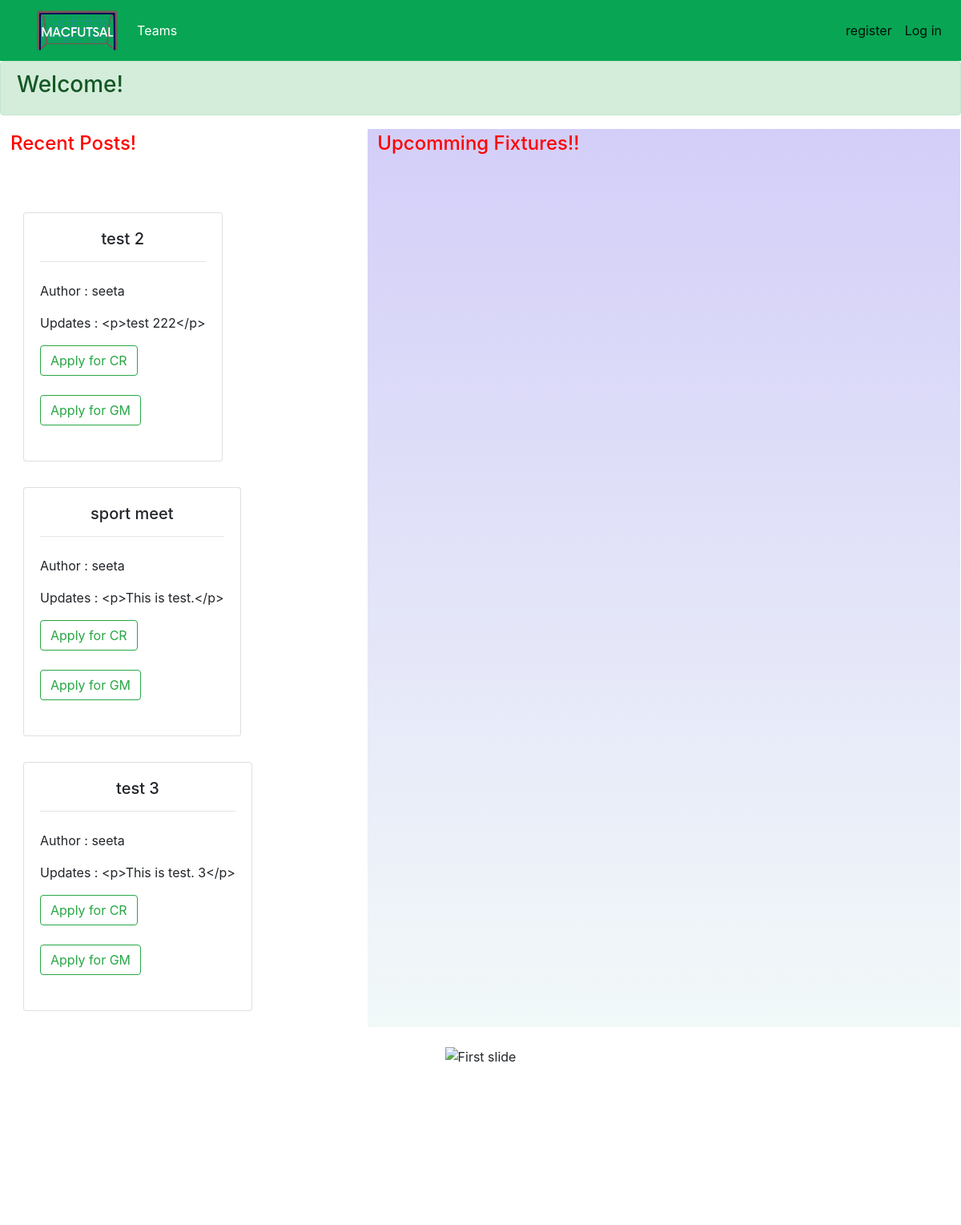
The app's page / (upper part), older data.
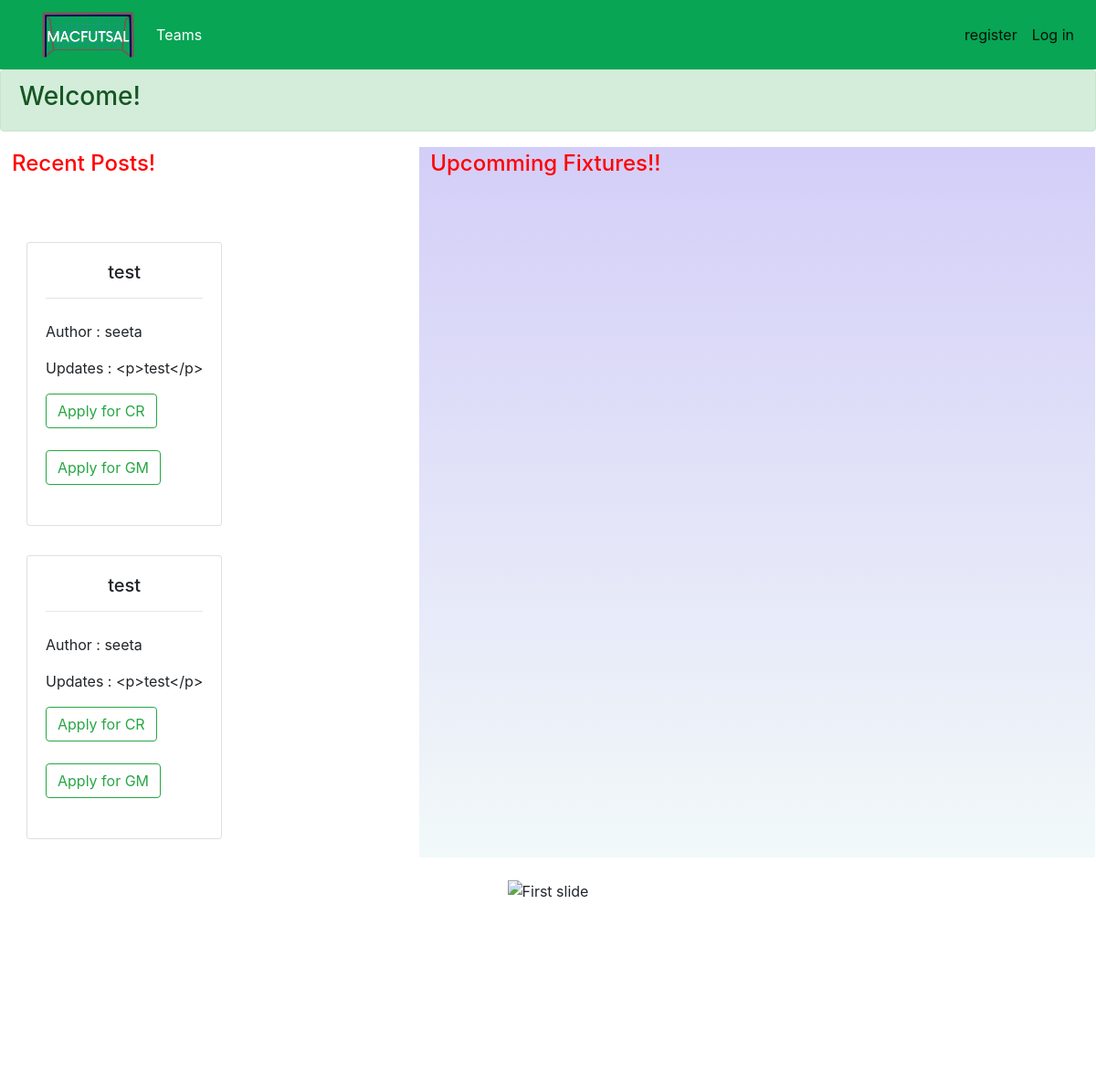
The same page, newer data.
### adminpanel/models.py (models this page shows, shortened)
class Posts(models.Model):
    title = models.CharField(max_length=100)
    content = models.TextField()
    created_at = models.DateTimeField(auto_now_add=True)
    author = models.ForeignKey( User, on_delete=models.CASCADE)

### login/views.py (the view)
# urls.py: path('', user_views.index, name='index'),
def index(request):
    form = PostForm()
    posts = Posts.objects.all()
    if request.method == "POST":
        form = PostForm(request.POST)
        if form.is_valid():
            form.save()
    context = {
        "form":form,
        "posts":posts,
    }
    return render(request, 'Accounts/index.html', context)

### login/context_processors.py (called while the page is built)
def groups(request):
    user = request.user
    return {
        'is_Class_Coordinator': user.groups.filter(name='Class Coordinator').exists(),
        'is_System_Handler': user.groups.filter(name='System Handler').exists(),
        'is_adminpanel': user.groups.filter(name='adminpanel').exists(),
    }

### login/templates/Accounts/index.html (shortened to what this page needs)
{% extends "base.html" %}
{% block main %}
  {% if user.is_authenticated %}
  <div class="alert alert-primary" role="alert">
    <h3><b>Welcome </b>{{ user.username }} <svg xmlns="http://www.w3.org/2000/svg" width="16" height="16" fill="currentColor" class="bi bi-patch-check-fill" viewBox="0 0 16 16">
      <path d="M10.067.87a2.89 2.89 0 0 0-4.134 0l-.622.638-.89-.011a2.89 2.89 0 0 0-2.924 2.924l.01.89-.636.622a2.89 2.89 0 0 0 0 4.134l.637.622-.011.89a2.89 2.89 0 0 0 2.924 2.924l.89-.01.622.636a2.89 2.89 0 0 0 4.134 0l.622-.637.89.011a2.89 2.89 0 0 0 2.924-2.924l-.01-.89.636-.622a2.89 2.89 0 0 0 0-4.134l-.637-.622.011-.89a2.89 2.89 0 0 0-2.924-2.924l-.89.01-.622-.636zm.287 5.984-3 3a.5.5 0 0 1-.708 0l-1.5-1.5a.5.5 0 1 1 .708-.708L7 8.793l2.646-2.647a.5.5 0 0 1 .708.708z"/>
    </svg></h3>
  </div>
  {% else %}
  <div class="alert alert-success" role="alert">
    <h3>Welcome!</h3>
  </div>
  {% endif %}
<div class="flex-container" style="display: flex;  flex-wrap: nowrap; ">
  <div class="shadowbox" style="
                                width :55em;
                                border: 0.5px solid #fff;
                                padding: 4px 12px;">
                                <h4 style="color: red;">Recent Posts!</h4>  <br> <br>
    <div class="section">
      {% for post in posts %}
      <div class="d-inline-flex">
        <div class="card m-3" style="background: rgb(255, 255, 255);">
          <div class="card-body">
            <div class="row">
              <div class="col">
              <center> <h5>{{post.title}}</h5></center>
              <hr>
              </div>
            </div>
            <div class="row">
              <div class="col pt-2">
               <p> Author : {{post.author}} </p>
                <p>Updates : </b> {{post.content}}</p>
                <button class="btn btn-outline-success" onclick="window.location.href='/CR/'">Apply for CR</button> <br> <br>
                <button class="btn btn-outline-success" onclick="window.location.href='/GM/'">Apply for GM</button> <br> <br>
              </div>
            </div>
          </div>
        </div>
      </div>
        {% endfor %}
    </div>
  </div>
  <div class="shadowbox" style="
          width :90em;
          border: 0.5px solid #fff;
          padding: 4px 12px;
          background-image: linear-gradient(0deg, rgba(172, 217, 216, 0.157)  0%, rgb(211 206 248) 100%); ">
    <h4 style="color: red;"> Upcomming Fixtures!!</h4>
  </div>
</div>
<br>
   {% load static %}
 <div class="container-fluid" style="height: 100px">
  <div class="row">
    <div class=" mx-auto">
      <div id="carouselExampleIndicators" class="carousel slide" data-ride="carousel">
        <div class="carousel-inner">
          <div class="carousel-item active" style="height:800px;">
            <img class="d-block w-100" src="static/images/indexbg1.jpg"  alt="First slide" style="height: fit-content;">
          </div>
        </div>
        <a class="carousel-control-prev" href="#carouselExampleIndicators" role="button" data-slide="prev">
        </a>
        <a class="carousel-control-next" href="#carouselExampleIndicators" role="button" data-slide="next">
        </a>
      </div>
    </div>
  </div>
</div>
{% endblock %}

Row changes from the older to the newer data that the page shows:
removed Posts: title "test 2", author "seeta", content "<p>test 222</p>"
removed Posts: title "sport meet", author "seeta", content "<p>This is test.</p>"
removed Posts: title "test 3", author "seeta", content "<p>This is test. 3</p>"
added Posts: title "test", author "seeta", content "<p>test</p>"
added Posts: title "test", author "seeta", content "<p>test</p>"
